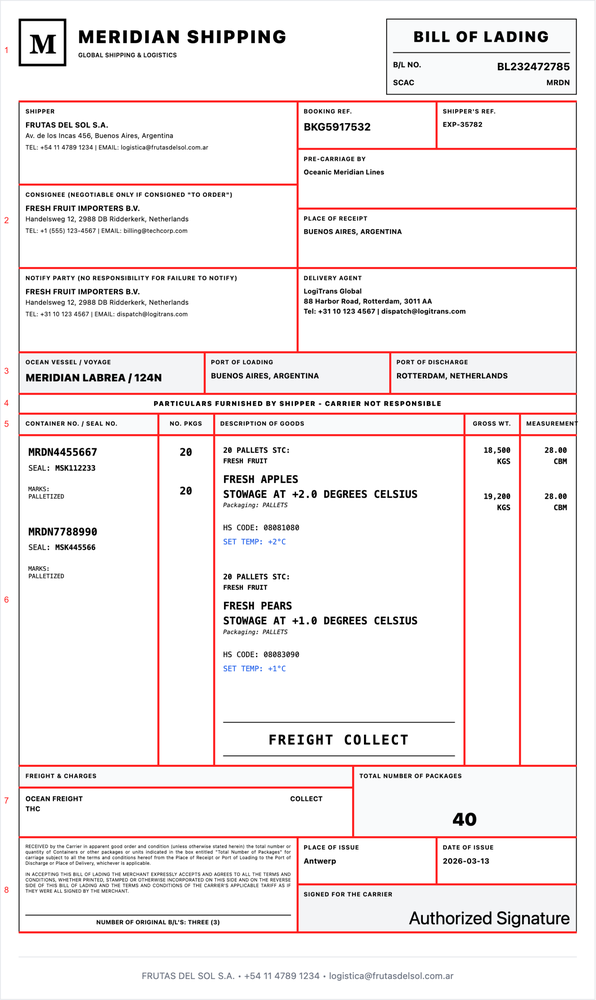
#> input picture PDF_processing/bill_lading/bill_of_lading_alt_1_red_block_layout.png, 596 x 1000 px, shrunk from 2136 x 3584 before the run
$ python -i extract_bill_of_lading_alt_2.py   (imports and definitions only)
#> lines starting #> are read from the running program, lines starting #| are printed output that depends on the picture; after the words box and inside, x2 and y2 are one past the last pixel; in counts of white or black regions, pixels touching at a corner belong together
#!/usr/bin/env python3
"""Extract page-1 rule coordinates and OCR for the Hemisphere bill of lading.

This is a document-specific, local baseline. It detects printed black rules from
the rendered page; it does not copy coordinates or text from a reviewed answer.
Requires pdftoppm, tesseract, Pillow, NumPy, and OpenCV.
"""

from __future__ import annotations

import argparse
import io
import json
import re
import shutil
import subprocess
from collections import defaultdict
from pathlib import Path
from typing import Any

import cv2
import numpy as np
from PIL import Image, ImageDraw


# [72 lines left out: functions render_page, tesseract_words, ocr_lines, ocr_region, not called in this run]


def detected_rules(image: Image.Image) -> tuple[list[dict[str, int]], list[dict[str, int]]]:
    gray = cv2.cvtColor(np.asarray(image), cv2.COLOR_RGB2GRAY)
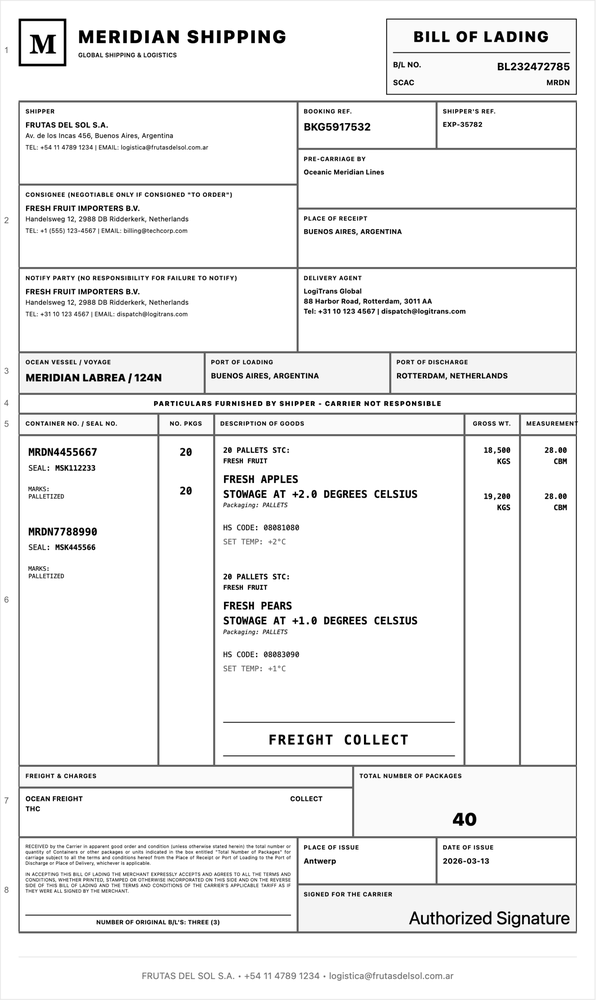
#> gray: shape (1000, 596); min 0, max 255, mean 239.3
    dark = (gray < 80).astype(np.uint8)
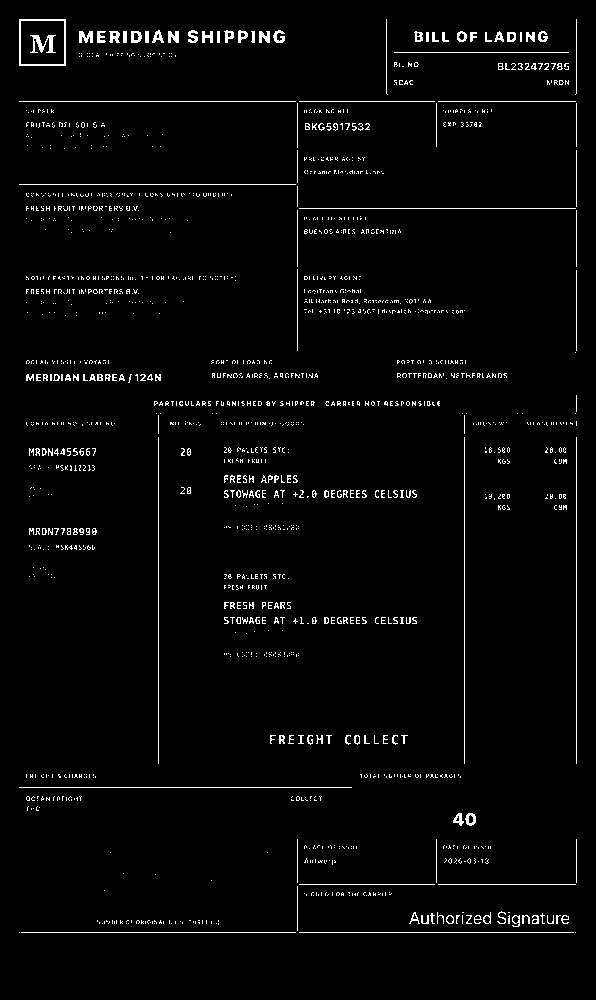
#> dark: shape (1000, 596); values 0 (black) and 1 (white), 2.7% white in thin lines or dots, all inside (x1, y1, x2, y2) = (19, 19, 577, 933)

    def contours(kernel: np.ndarray, horizontal: bool) -> list[dict[str, int]]:
#> called with kernel = array of shape (1, 120), horizontal = True
        opened = cv2.morphologyEx(dark, cv2.MORPH_OPEN, kernel)
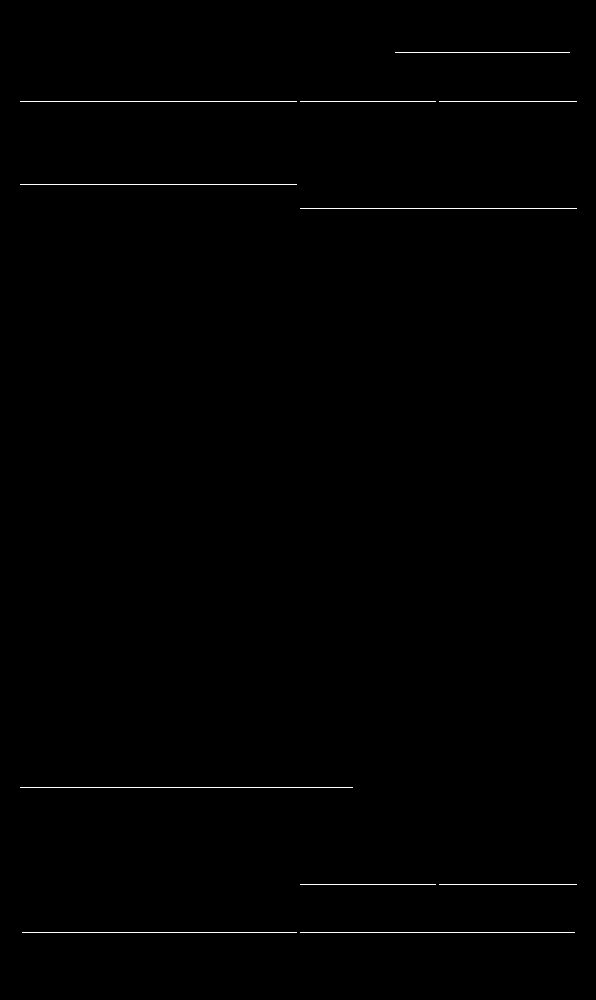
#> opened: shape (1000, 596); values 0 (black) and 1 (white), 0.41% white in thin lines or dots, all inside (x1, y1, x2, y2) = (20, 52, 577, 933)
        found, _ = cv2.findContours(opened, cv2.RETR_EXTERNAL, cv2.CHAIN_APPROX_SIMPLE)
#> found = 11 contours, all with area under 20
        rows = []
        for contour in found:
            x, y, width, height = map(int, cv2.boundingRect(contour))
            if (horizontal and width >= 150 and height <= 12) or (
                not horizontal and height >= 35 and width <= 10
            ):
                rows.append({"x": x, "y": y, "width": width, "height": height})
#> this loop made 11 passes
#> (contour, x, y, width) on passes 1 to 11: ([[300, 932], [574, 932]], 300, 932, 275), ([[22, 932], [296, 932]], 22, 932, 275), ([[439, 884], [576, 884]], 439, 884, 138), ([[300, 884], [435, 884]], 300, 884, 136), ([[20, 787], [352, 787]], 20, 787, 333), ([[300, 208], [576, 208]], 300, 208, 277), ([[20, 184], [296, 184]], 20, 184, 277), ([[439, 101], [576, 101]], 439, 101, 138), ([[300, 101], [435, 101]], 300, 101, 136), ([[20, 101], [296, 101]], 20, 101, 277), ([[395, 52], [569, 52]], 395, 52, 175)
#> after the loop, rows = 7 items
        return sorted(rows, key=lambda row: (row["y"], row["x"]))

    horizontal = contours(np.ones((1, 120), np.uint8), True)
#> horizontal = 7 items
    vertical = contours(np.ones((35, 1), np.uint8), False)
#> call 2 of contours, with kernel = array of shape (35, 1), horizontal = False
#> in contours (call 2), `opened = cv2.morphologyEx(dark, cv2.MORPH_OPEN, kernel)`:
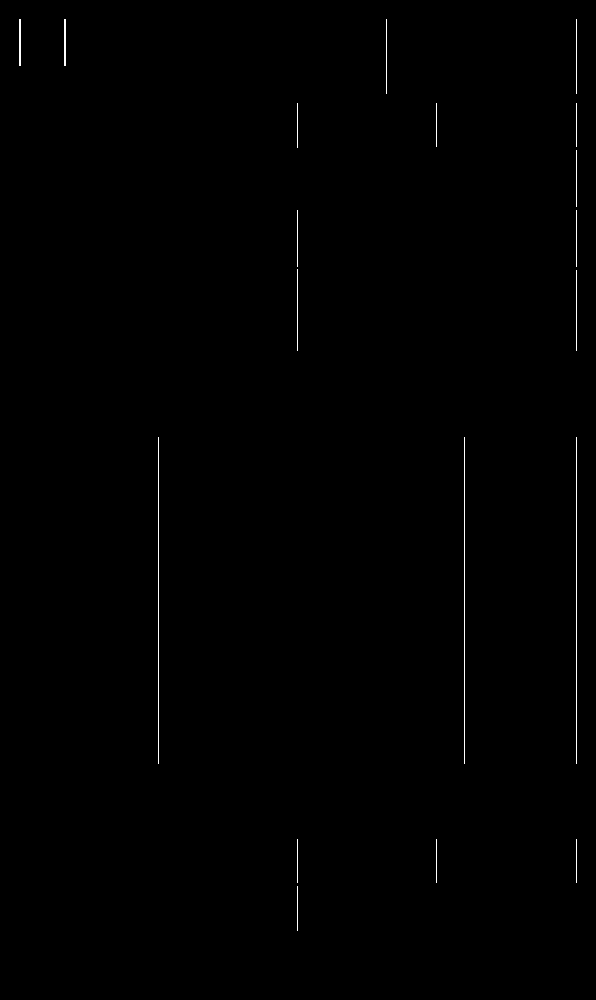
#> opened: shape (1000, 596); values 0 (black) and 1 (white), 0.33% white in thin lines or dots, all inside (x1, y1, x2, y2) = (19, 19, 577, 931)
#> in contours (call 2), `found, _ = cv2.findContours(opened, cv2.RETR_EXTERNAL, cv2.CHAIN_APPRO..`: found = 19 contours, 17 with area under 20; largest, box (x1, y1, x2, y2) and area: (64, 19, 66, 66) 46, (19, 19, 21, 66) 46
#> the loop in contours (call 2), `for contour in found:` made 19 passes
#> (contour, x, y, width, height) on passes 1 to 12: ([[297, 886], [297, 930]], 297, 886, 1, 45), ([[576, 839], [576, 882]], 576, 839, 1, 44), ([[436, 839], [436, 882]], 436, 839, 1, 44), ([[297, 839], [297, 882]], 297, 839, 1, 44), ([[576, 437], [576, 763]], 576, 437, 1, 327), ([[464, 437], [464, 763]], 464, 437, 1, 327), ([[158, 437], [158, 763]], 158, 437, 1, 327), ([[576, 270], [576, 350]], 576, 270, 1, 81), ([[297, 269], [297, 350]], 297, 269, 1, 82), ([[576, 210], [576, 266]], 576, 210, 1, 57), ([[297, 210], [297, 266]], 297, 210, 1, 57), ([[576, 150], [576, 206]], 576, 150, 1, 57)
#> after the loop in contours (call 2), `for contour in found:`: rows = 19 items
#> vertical = 19 items
    # A dark letter stroke or signature bar can resemble a short vertical rule.
    # Printed dividers meet horizontal borders at BOTH ends. Descenders in
    # "Agent Signature" touch the lower rule at only one end.
    def meets_border(rule: dict[str, int]) -> bool:
        center_x = rule_x(rule)
        endpoints = (rule["y"], rule["y"] + rule["height"] - 1)
        return all(any(h["x"] - 3 <= center_x <= h["x"] + h["width"] + 2
                       and abs(endpoint - rule_y(h)) <= 5
                       for h in horizontal) for endpoint in endpoints)
    return horizontal, [rule for rule in vertical if meets_border(rule)]


def rule_y(rule: dict[str, int]) -> int:
    return rule["y"] + rule["height"] // 2


def rule_x(rule: dict[str, int]) -> int:
    return rule["x"] + rule["width"] // 2


# [235 lines left out: functions locate_tables, table_data, make_overlay, page_regions, main, not called in this run]


# [2 lines not run here, left out]

>>> import cv2
>>> picture = cv2.cvtColor(cv2.imread('../bill_of_lading_alt_1_red_block_layout.png'), cv2.COLOR_BGR2RGB)
>>> result = detected_rules(picture)
